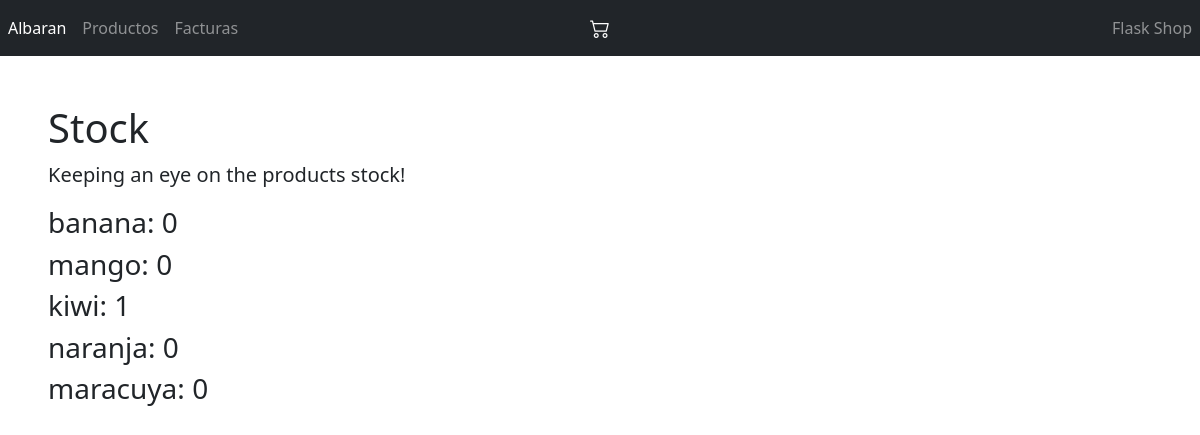
Before: /productos with the older database file.
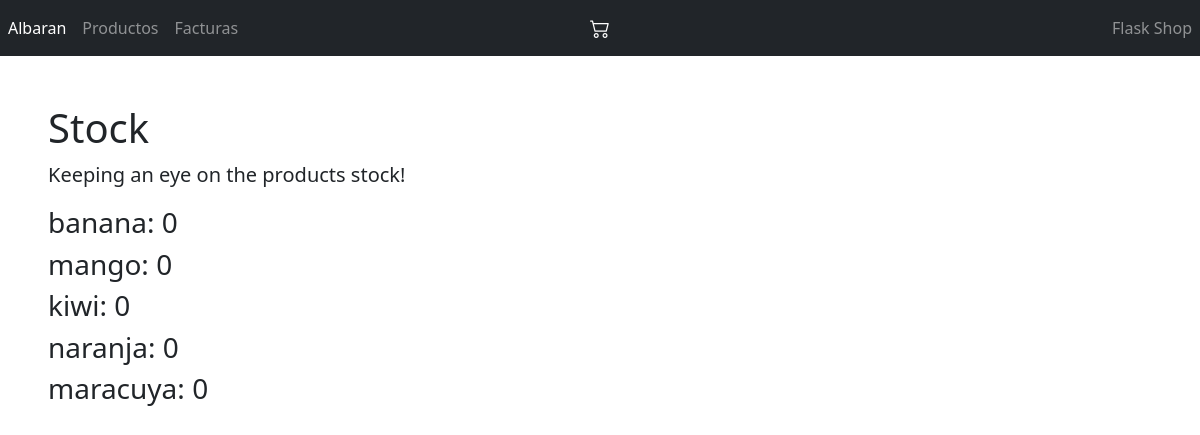
After: the same page with the newer database file.
### models.py (models this page shows)
class Producto(db.Model):
    __tablename__ = 'producto'
    id = db.Column(db.Integer, primary_key=True)
    name = db.Column(db.String(50), unique=True, nullable=False)
    stock = db.Column(db.Integer, nullable=False)

### routes.py (the view)
@main.route("/productos")
def productos():
    productos = Producto.query.all()
    return render_template("productos.html", productos=productos)

### templates/productos.html (shortened to what this page needs)
{% extends "base.html" %}
{% block main %}
    <h1 class="ml-5 mt-5">Stock</h1>
    <p class="ml-5 blockquote">Keeping an eye on the products stock!</p>
    {% for producto in productos %}
    <article>
        <header>
            <h3 class="ml-5">{{ producto.name }}: {{ producto.stock }}</h3>
        </header>
    </article>
    {% else %}
    <p>No hay posts</p>
    {% endfor %}
{% endblock %}

### templates/base.html (shortened to what this page needs)
<!DOCTYPE html>
<html lang="en">
<head>
    <link rel="stylesheet" href="https://cdn.jsdelivr.net/npm/bootstrap@4.3.1/dist/css/bootstrap.min.css">
    <link href="https://cdn.jsdelivr.net/npm/bootstrap@5.3.3/dist/css/bootstrap.min.css" rel="stylesheet">
    <link rel="stylesheet" href="https://cdn.jsdelivr.net/npm/bootstrap-icons@1.11.3/font/bootstrap-icons.min.css">
</head>
<body>
  <nav class="navbar navbar-expand-md navbar-dark bg-dark">
    <div class="navbar-collapse collapse w-100 order-1 order-md-0 dual-collapse2">
        <ul class="navbar-nav mr-auto">
            <li class="nav-item active">
                <a class="nav-link" href="/albaran">Albaran</a>
            </li>
            <li class="nav-item">
                <a class="nav-link" href="/productos">Productos</a>
            </li>
            <li class="nav-item">
                <a class="nav-link" href="/factura">Facturas</a>
            </li>
        </ul>
    </div>
    <div class="mx-auto order-0">
        <a class="navbar-brand mx-auto" href="/"><i class="bi bi-cart2"></i></a>
    </div>
    <div class="navbar-collapse collapse w-100 order-3 dual-collapse2">
        <ul class="navbar-nav ml-auto">
            <li class="nav-item">
                <a class="nav-link" href="#">Flask Shop</a>
            </li>
        </ul>
    </div>
</nav>
      <main>
        {% block main %}{% endblock %}
      </main>
  </body>
</html>

Changed rows visible on the page:
changed Producto "kiwi": stock "1" → "0"
